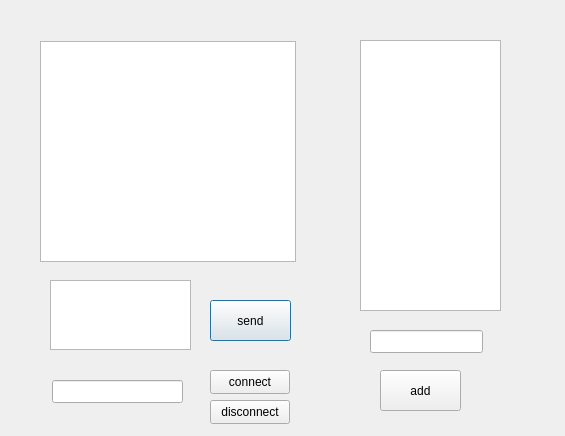
<?xml version="1.0" encoding="UTF-8"?>
<ui version="4.0">
 <class>chatwidget</class>
 <widget class="QDialog" name="chatwidget">
  <property name="geometry">
   <rect>
    <x>0</x>
    <y>0</y>
    <width>565</width>
    <height>436</height>
   </rect>
  </property>
  <property name="windowTitle">
   <string>Dialog</string>
  </property>
  <widget class="QTextBrowser" name="textBrowser">
   <property name="geometry">
    <rect>
     <x>40</x>
     <y>41</y>
     <width>256</width>
     <height>221</height>
    </rect>
   </property>
  </widget>
  <widget class="QTextEdit" name="textEdit">
   <property name="geometry">
    <rect>
     <x>50</x>
     <y>280</y>
     <width>141</width>
     <height>70</height>
    </rect>
   </property>
  </widget>
  <widget class="QPushButton" name="pushButton">
   <property name="geometry">
    <rect>
     <x>210</x>
     <y>300</y>
     <width>81</width>
     <height>41</height>
    </rect>
   </property>
   <property name="text">
    <string>send</string>
   </property>
  </widget>
  <widget class="QListWidget" name="listWidget">
   <property name="geometry">
    <rect>
     <x>360</x>
     <y>40</y>
     <width>141</width>
     <height>271</height>
    </rect>
   </property>
  </widget>
  <widget class="QLineEdit" name="lineEdit">
   <property name="geometry">
    <rect>
     <x>370</x>
     <y>330</y>
     <width>113</width>
     <height>23</height>
    </rect>
   </property>
  </widget>
  <widget class="QPushButton" name="pushButton_2">
   <property name="geometry">
    <rect>
     <x>380</x>
     <y>370</y>
     <width>81</width>
     <height>41</height>
    </rect>
   </property>
   <property name="text">
    <string>add</string>
   </property>
  </widget>
  <widget class="QLineEdit" name="lineEdit_2">
   <property name="geometry">
    <rect>
     <x>52</x>
     <y>380</y>
     <width>131</width>
     <height>23</height>
    </rect>
   </property>
  </widget>
  <widget class="QPushButton" name="pushButton_3">
   <property name="geometry">
    <rect>
     <x>210</x>
     <y>370</y>
     <width>80</width>
     <height>24</height>
    </rect>
   </property>
   <property name="text">
    <string>connect</string>
   </property>
  </widget>
  <widget class="QPushButton" name="pushButton_4">
   <property name="geometry">
    <rect>
     <x>210</x>
     <y>400</y>
     <width>80</width>
     <height>24</height>
    </rect>
   </property>
   <property name="text">
    <string>disconnect</string>
   </property>
  </widget>
 </widget>
 <resources/>
 <connections/>
</ui>
